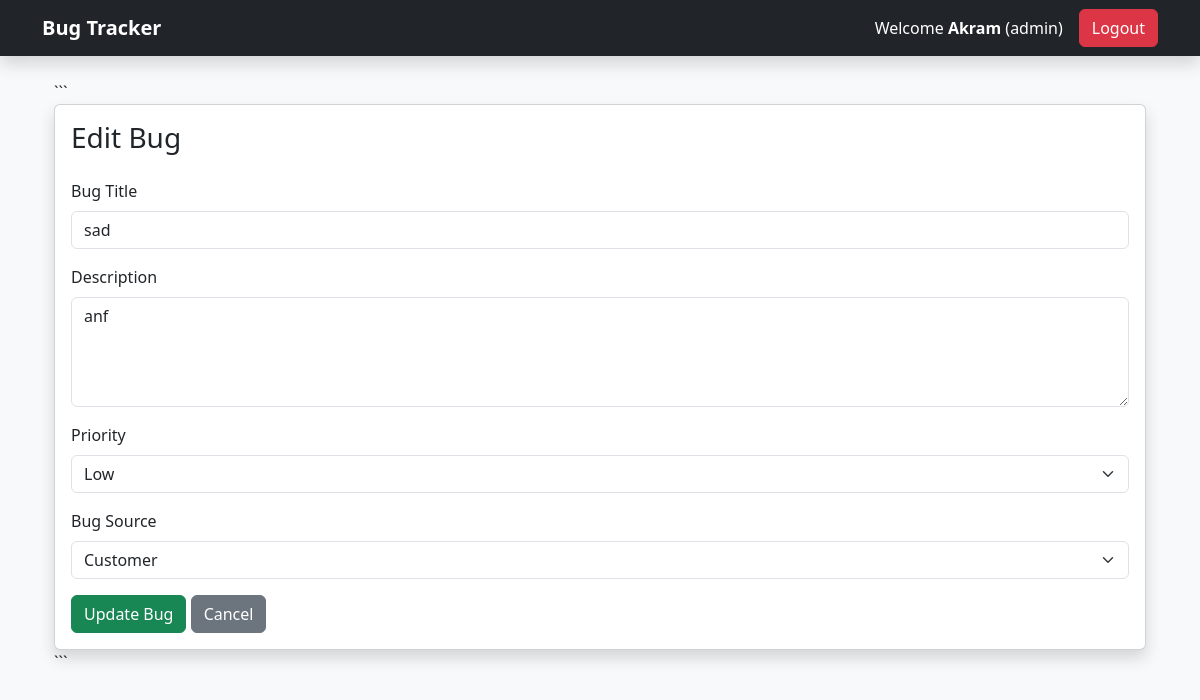
The page /edit_bug/4 (signed in) on the database as committed earlier.
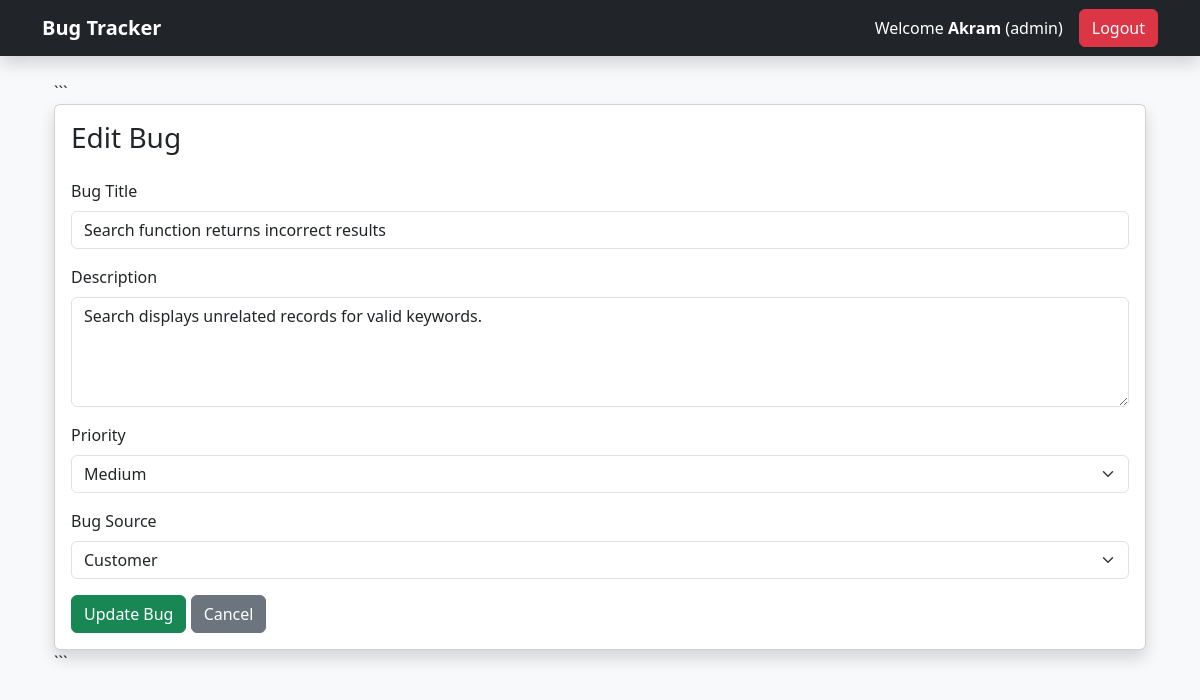
The same page on the database as committed later.
### models.py (models this page shows)
class Bug(db.Model):
    __tablename__ = "bug"
    id = db.Column(db.Integer, primary_key=True)
    title = db.Column(db.String(200), nullable=False)
    description = db.Column(db.Text, nullable=False)
    priority = db.Column(db.String(50))
    bug_source = db.Column(db.String(100))
    status = db.Column(db.String(50), default="Open")
    created_by_id = db.Column(
        db.Integer,
        db.ForeignKey("user.id")
    )
    assigned_to_id = db.Column(
        db.Integer,
        db.ForeignKey("user.id")
    )
    assigned_to = db.relationship(
    "User",
    foreign_keys=[assigned_to_id]
)
    created_at = db.Column(
        db.DateTime,
        default=datetime.utcnow
    )
    comments = db.relationship(
        "Comment",
        backref="bug",
        lazy=True,
        cascade="all, delete-orphan"
    )

### app.py (the view, shortened to what this page needs)
@app.route("/edit_bug/<int:id>", methods=["GET", "POST"])
def edit_bug(id):
    if "user_id" not in session:
        return redirect("/login")
    bug = Bug.query.get_or_404(id)
    role = session["role"].lower()
    if role == "admin":
        pass
    elif role == "tester":
        if bug.created_by_id != session["user_id"]:
            return redirect("/dashboard")
    else:
        return redirect("/dashboard")
    return render_template(
        "edit_bug.html",
        bug=bug
    )

### templates/edit_bug.html (shortened to what this page needs)
{% extends 'base.html' %}
{% block content %}
<div class="container mt-4">
```
<div class="card shadow">
    <div class="card-body">
        <h3 class="mb-4">
            Edit Bug
        </h3>
        <form method="POST">
            <div class="mb-3">
                <label class="form-label">
                    Bug Title
                </label>
                <input
                    type="text"
                    name="title"
                    class="form-control"
                    value="{{ bug.title }}"
                    required
                >
            </div>
            <div class="mb-3">
                <label class="form-label">
                    Description
                </label>
                <textarea
                    name="description"
                    class="form-control"
                    rows="4"
                    required>{{ bug.description }}</textarea>
            </div>
            <div class="mb-3">
                <label class="form-label">
                    Priority
                </label>
                <select
                    name="priority"
                    class="form-select"
                    required>
                    <option value="Low"
                        {% if bug.priority == "Low" %}
                        selected
                        {% endif %}>
                        Low
                    </option>
                    <option value="Medium"
                        {% if bug.priority == "Medium" %}
                        selected
                        {% endif %}>
                        Medium
                    </option>
                </select>
            </div>
            <div class="mb-3">
                <label class="form-label">
                    Bug Source
                </label>
                <select
                    name="bug_source"
                    class="form-select"
                    required>
                    <option value="Customer"
                        >
                        Customer
                    </option>
                </select>
            </div>
            <button
                type="submit"
                class="btn btn-success">
                Update Bug
            </button>
            <a href="/dashboard"
               class="btn btn-secondary">
                Cancel
            </a>
        </form>
    </div>
</div>
```
</div>
{% endblock %}

Rows that differ between the two databases and show on the page:
changed Bug: title "sad" → "Search function returns incorrect results"; description "anf" → "Search displays unrelated records for valid keywords."; priority "Low" → "Medium"
